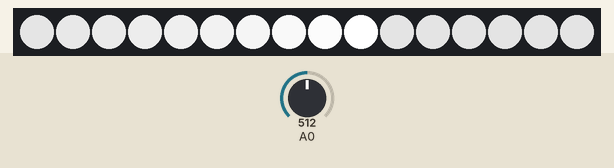
A sketch run on a simulated Arduino Uno, built with avr-gcc and run on an emulated ATmega328P. Parts: 16 RGB LEDs in strip order, left to right. Inputs (shaded band) come from the test bench; at power-on: A0 = 512. Random numbers use the default seed unless the sketch sets one.

Above: at 0.45 s.
At 4.67 s:
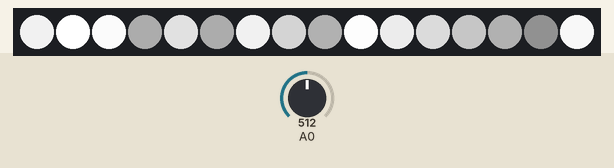
At 9.19 s:
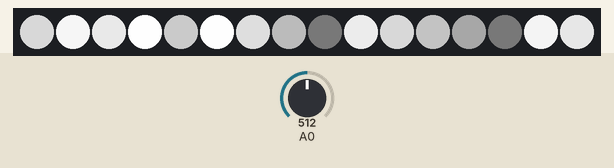
At 18.23 s:
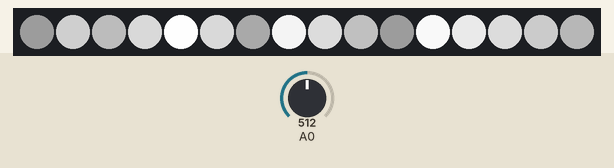
At 27.27 s:
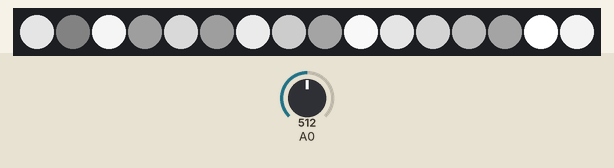
At 36.31 s:
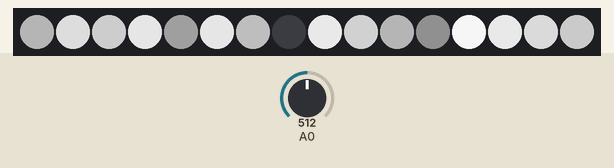

The sketch:

conocete_01.ino
```cpp
#include "Tlc5940.h"
#include "datatypes.h"
#define QTY 16

// la data del estado de los leds
unsigned int buffer[QTY];
signed int us = 1; // algo asi como el frameRate


// 64, 4
long minWait = 40000;
long maxWait = minWait * 2;


int velocity = 0;   //velocity iinvertido
int maxSteps = 64;
int ledsRelease = 0;

// el playhead
// dir, pos, state, stepsCount, steps, waitCounter, defautlWait
Playhead p = { 1, 0, GO, 0, velocity};

/*
 la data de los leds
 la struct" Led guarda el estado logico de un led
*/
struct Led leds[16];


unsigned long lastTime = 0;

void setup()
{
  long value = analogRead(A0);
  delay(1);
  value += analogRead(A0);
  delay(1);
  value += analogRead(A0);
  delay(1);
  randomSeed(value);


  Tlc.init(0);
  for (char i = 0; i < QTY; i++){
    leds[i].value = 0;
    leds[i].stepsCount = 0;
    leds[i].steps = ledsRelease;
  }
  p.defaultWait = random(minWait, maxWait);
}

void loop()
{

  updatePlayhead(&p);
  updateLeds(leds, &p);
  render(leds, QTY);

  delayMicroseconds(us);
};


void updatePlayhead(Playhead * p)
{
  switch (p->state) {
    case WAIT:
      p->waitCounter --;

      if(p->waitCounter <= 0) {
        switch (p->dir)
        {
          case FORWARD:
            p->dir = BACKWARDS;
          break;
          case BACKWARDS:
            p->dir = FORWARD;
          break;
        }
        p->waitCounter = random(minWait,maxWait);
        p->steps = random(0, maxSteps);
        setLedsRelease();
        p->state = GO;
      }
    break;

    case GO:
     switch (p->dir){
       case FORWARD:
        p->stepsCount += 1;
        if(p->stepsCount >=  p->steps) {
          p->pos += 1;    // avanza
          p->stepsCount = 0; //reseteo el contador
        }
        if(p->pos == 255)
        {
          p->state = WAIT;
        }
      break;

      case BACKWARDS:
        p->stepsCount += 1;
        if(p->stepsCount >=  p->steps) {
          p->pos += -1;    // retrocede
          p->stepsCount = 0;
        }
        if(p->pos == 0)
        {
          p->state = WAIT;
        }
      break;
     }
    break;
  }
};

void updateLeds(struct Led leds[] , Playhead * p){

  int value;
  // aca se interpola el movimiento
  if(p->dir == BACKWARDS) value = backwards[p->pos];
  if(p->dir == FORWARD)   value = QTY - 1  - forward[p->pos];

  // y aca actualizo el estado del led
  for(int i = 0 ; i < QTY ; i ++)
  {
    if(i == value)
    {
      leds[i].value = 4095;
      leds[i].stepsCount = 0;
      leds[i].steps = leds[i].nextSteps;
    }else
    {
        leds[i].stepsCount += 1;
        if(leds[i].stepsCount >=  leds[i].steps) {
          // aca tendria que usar una tabla para interpolar el fade out
          leds[i].value = constrain(leds[i].value - 16, 0, 4095);  // lo clampeo al maixmo para que no haya bardo
          leds[i].stepsCount = 0; //reseteo el contador
        }

    }
  }
};


void setLedsRelease(){
    int value = random(0,20);
  for (char i = 0; i < QTY; i++){
    leds[i].nextSteps = value;
  }

}


void render(struct Led leds[], int l)
{
  for(int i = 0; i < l ; i ++)
  {
    Tlc.set(i, leds[i].value);
  }
  Tlc.update();
};
```

Source omitted: datatypes.h (data table, 3075 bytes)
